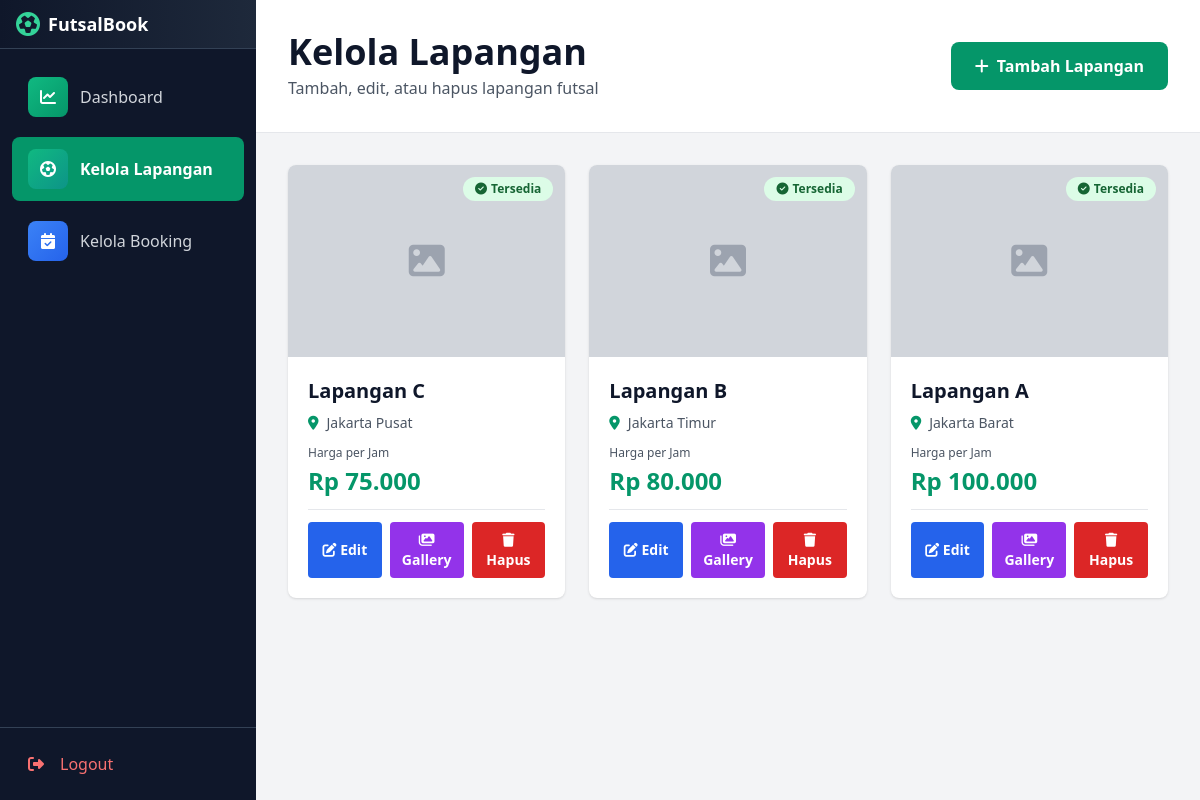
The page /admin/manage_lapangan.php (signed in) on the database its author committed.
### tables this page shows
CREATE TABLE tb_lapangan (
    id INT PRIMARY KEY AUTO_INCREMENT,
    nama VARCHAR(100) NOT NULL,
    harga INT DEFAULT 0,
    harga_weekend INT DEFAULT 0,
    status ENUM('tersedia', 'maintenance') DEFAULT 'tersedia',
    gambar VARCHAR(255) DEFAULT NULL,
    deskripsi TEXT DEFAULT NULL,
    deskripsi_lengkap TEXT DEFAULT NULL,
    fasilitas TEXT DEFAULT NULL,
    lokasi VARCHAR(150) DEFAULT 'Jakarta',
    ukuran VARCHAR(50) DEFAULT '40m x 20m',
    pencahayaan VARCHAR(100) DEFAULT 'Standar',
    parkir VARCHAR(100) DEFAULT 'Tersedia',
    tipe_lantai VARCHAR(100) DEFAULT 'Rumput Sintetis'
);

### admin/manage_lapangan.php (the view, shortened to what this page needs)
<?php
require '../config/koneksi.php';
$result = $conn->query("SELECT * FROM tb_lapangan ORDER BY id DESC");
$lapangan_list = [];
while ($row = $result->fetch_assoc()) {
    $lapangan_list[] = $row;
}
?>
<!DOCTYPE html>
<html lang="id">
<head>
    <script src="https://cdn.tailwindcss.com"></script>
    <link rel="stylesheet" href="https://cdnjs.cloudflare.com/ajax/libs/font-awesome/6.4.0/css/all.min.css">
</head>
<body class="bg-gray-100">
    <?php include 'sidebar.php'; ?>
    <main class="min-h-screen">
        <div class="bg-white border-b border-gray-200 p-4 md:p-8">
            <div class="max-w-7xl mx-auto flex flex-col md:flex-row justify-between items-start md:items-center gap-4">
                <div>
                    <h1 class="text-2xl md:text-4xl font-bold text-slate-900">Kelola Lapangan</h1>
                    <p class="text-gray-600 mt-1">Tambah, edit, atau hapus lapangan futsal</p>
                </div>
                <button onclick="openModal()" class="w-full md:w-auto bg-emerald-600 text-white px-6 py-3 rounded-lg font-semibold hover:bg-emerald-700 transition flex items-center justify-center gap-2">
                    <i class="fas fa-plus"></i> Tambah Lapangan
                </button>
            </div>
        </div>
        <div class="p-4 md:p-8">
            <div class="max-w-7xl mx-auto">
                <div class="grid grid-cols-1 md:grid-cols-2 lg:grid-cols-3 gap-4 md:gap-6">
                    <?php foreach ($lapangan_list as $lapangan): ?>
                        <div class="bg-white rounded-lg shadow hover:shadow-lg transition overflow-hidden flex flex-col">
                            <div class="relative h-40 md:h-48 bg-gray-200 overflow-hidden">
                                <?php if ($lapangan['gambar']): ?>
                                    <img src="../<?php echo htmlspecialchars($lapangan['gambar']); ?>" alt="<?php echo htmlspecialchars($lapangan['nama']); ?>" class="w-full h-full object-cover">
                                <?php else: ?>
                                    <div class="w-full h-full flex items-center justify-center bg-gray-300">
                                        <i class="fas fa-image text-gray-400 text-4xl"></i>
                                    </div>
                                <?php endif; ?>
                                <div class="absolute top-3 right-3">
                                    <?php
                                        if ($lapangan['status'] === 'tersedia') {
                                            echo '<span class="bg-green-100 text-green-800 px-3 py-1 rounded-full text-xs font-semibold flex items-center gap-1">
                                                    <i class="fas fa-check-circle"></i> Tersedia
                                                </span>';
                                        } else {
                                            echo '<span class="bg-red-100 text-red-800 px-3 py-1 rounded-full text-xs font-semibold flex items-center gap-1">
                                                    <i class="fas fa-exclamation-circle"></i> Maintenance
                                                </span>';
                                        }
                                    ?>
                                </div>
                            </div>
                            <div class="p-4 md:p-5 flex flex-col flex-1">
                                <h3 class="text-lg md:text-xl font-bold text-slate-900 mb-2"><?php echo htmlspecialchars($lapangan['nama']); ?></h3>
                                <div class="flex items-center gap-2 text-sm text-gray-600 mb-3">
                                    <i class="fas fa-map-marker-alt text-emerald-600"></i>
                                    <span><?php echo htmlspecialchars($lapangan['lokasi']); ?></span>
                                </div>
                                <div class="mb-3 pb-3 border-b border-gray-200">
                                    <p class="text-gray-600 text-xs mb-1">Harga per Jam</p>
                                    <p class="text-2xl font-bold text-emerald-600">Rp <?php echo number_format($lapangan['harga'], 0, ',', '.'); ?></p>
                                </div>
                                <div class="flex gap-2 mt-auto">
                                    <button onclick="editModal(<?php echo $lapangan['id']; ?>)" class="flex-1 bg-blue-600 text-white px-3 py-2 rounded font-semibold hover:bg-blue-700 text-sm transition">
                                        <i class="fas fa-edit"></i> Edit
                                    </button>
                                    <a href="manage_gallery.php?lapangan_id=<?php echo $lapangan['id']; ?>" class="flex-1 bg-purple-600 text-white px-3 py-2 rounded font-semibold hover:bg-purple-700 text-sm transition text-center">
                                        <i class="fas fa-images"></i> Gallery
                                    </a>
                                    <button onclick="if(confirm('Hapus lapangan ini?')) window.location='manage_lapangan.php?delete=<?php echo $lapangan['id']; ?>'" class="flex-1 bg-red-600 text-white px-3 py-2 rounded font-semibold hover:bg-red-700 text-sm transition">
                                        <i class="fas fa-trash"></i> Hapus
                                    </button>
                                </div>
                            </div>
                        </div>
                    <?php endforeach; ?>
                </div>
            </div>
        </div>
    </main>
</body>
</html>

### admin/sidebar.php (style rules this page uses)
@media (min-width: 769px) { main { margin-left: 16rem !important; padding-top: 0 !important; } }

### rows shown on the page
tb_lapangan: status "tersedia" (drawn), nama "Lapangan C", lokasi "Jakarta Pusat", harga "75.000"
tb_lapangan: status "tersedia" (drawn), nama "Lapangan B", lokasi "Jakarta Timur", harga "80.000"
tb_lapangan: status "tersedia" (drawn), nama "Lapangan A", lokasi "Jakarta Barat", harga "100.000"
